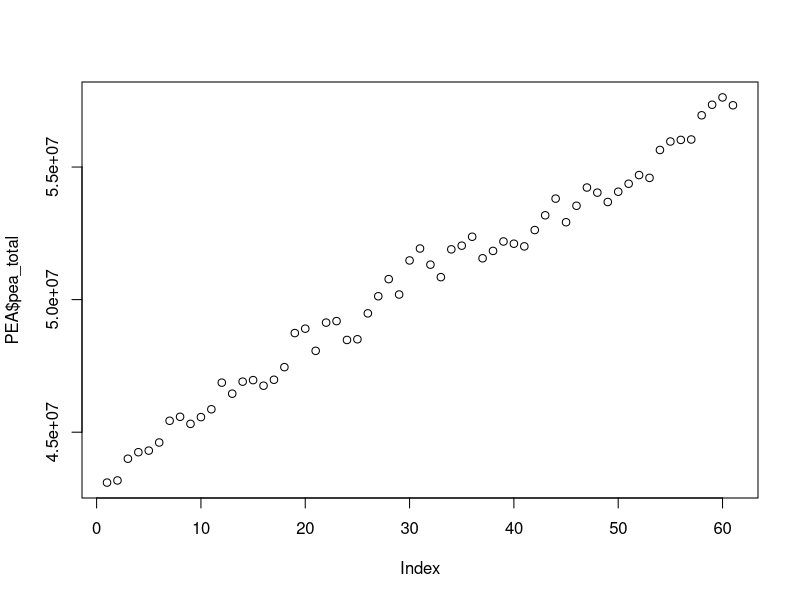
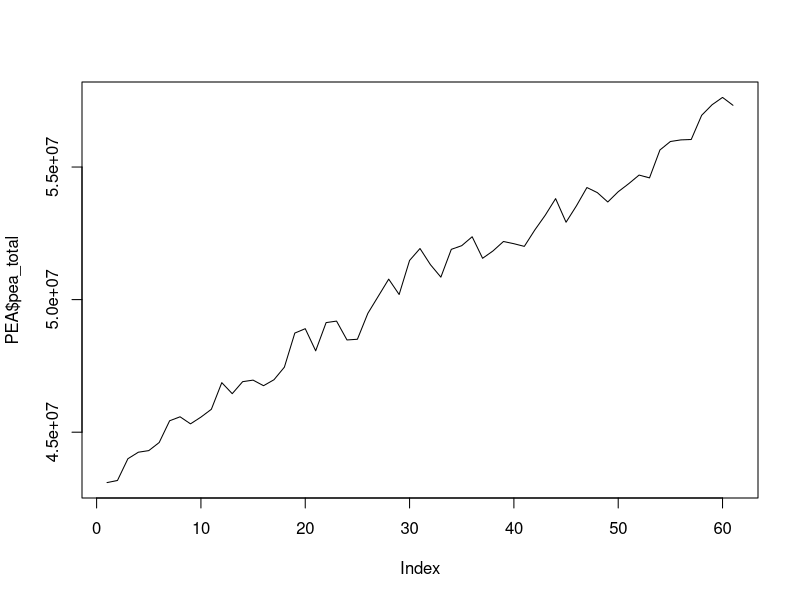
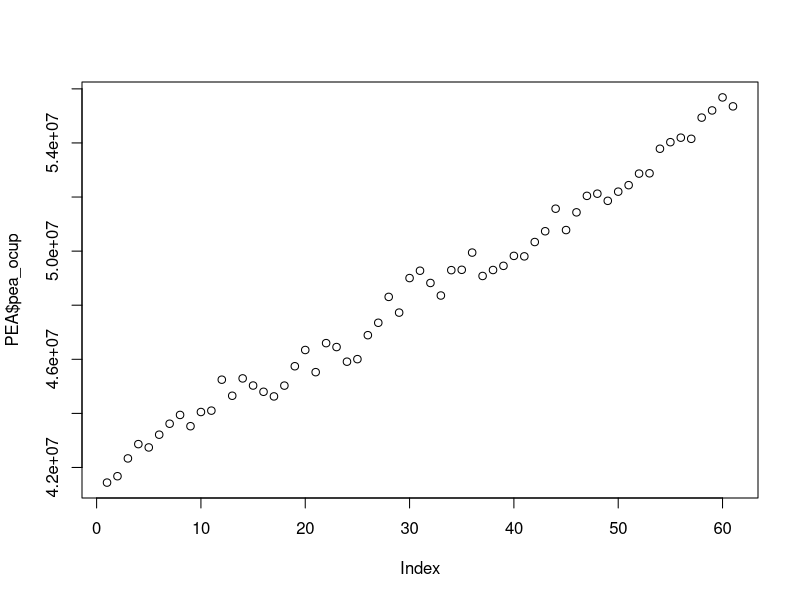
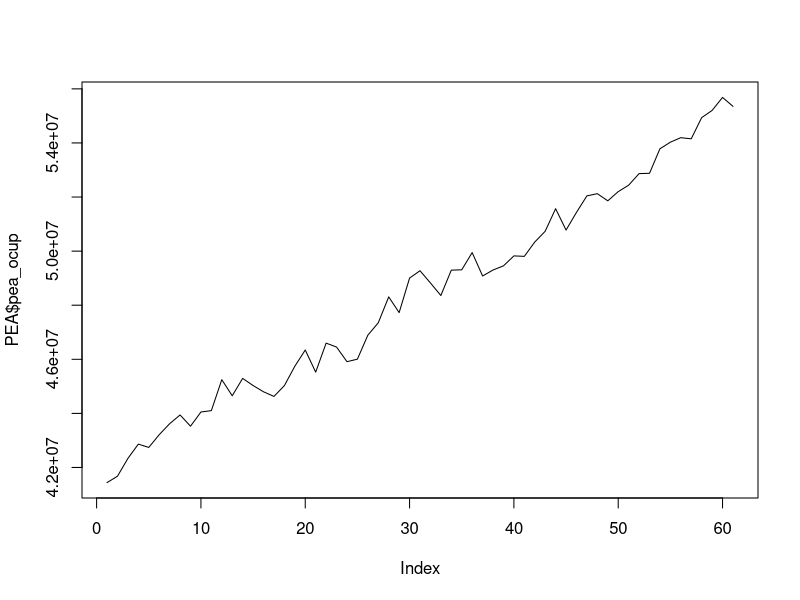
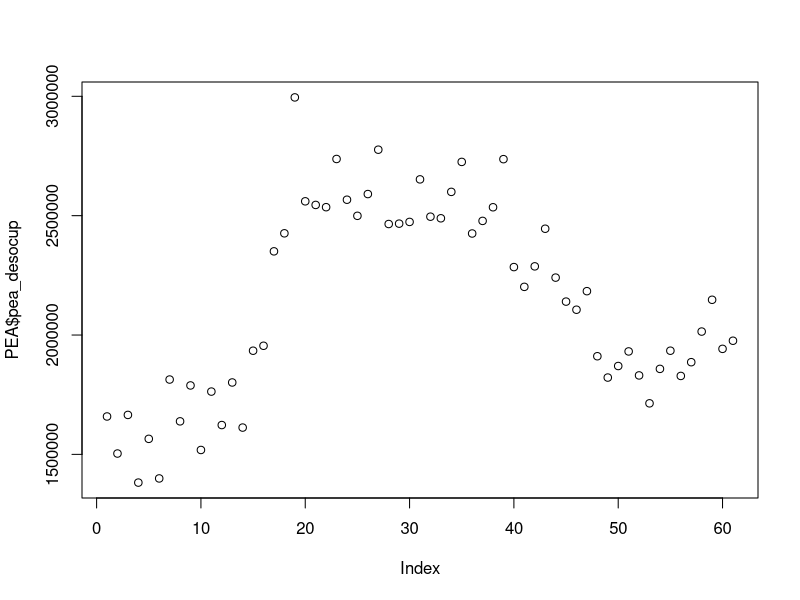
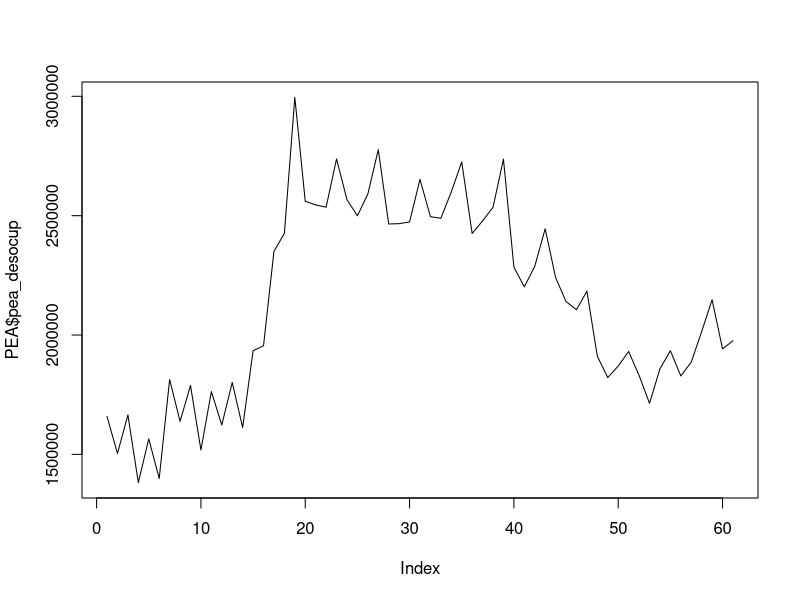
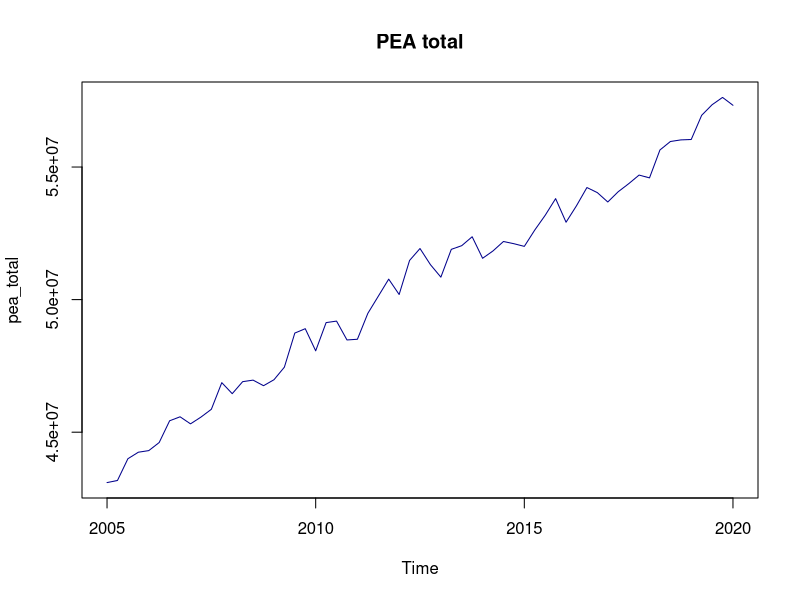
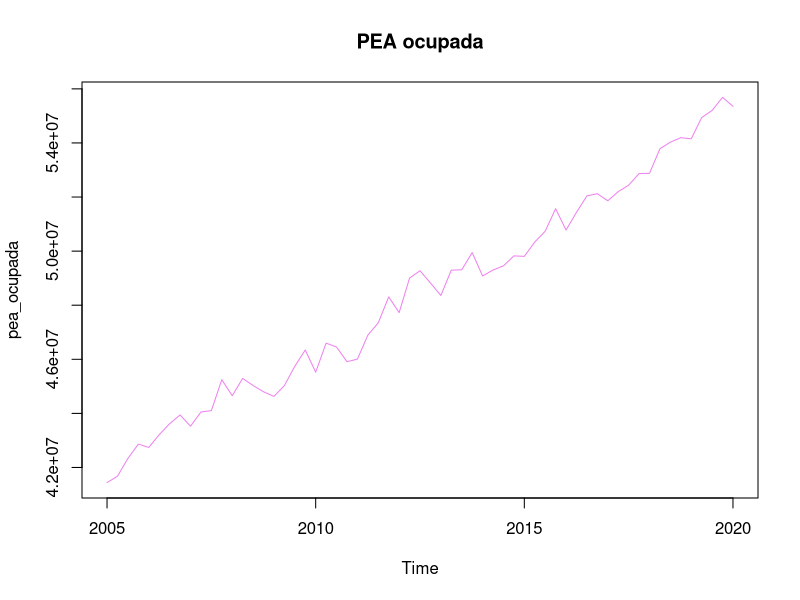

Here is the R script that generated these plots, in order:
# Curso de analisis de informacion economica: 
# Replica 1: lectura de base de datos PEA (2005-2019)
# Nombre: Reyes Martinez Elias
# Fecha: 15/10/2020

# elegir subdirectirio de trabajo
setwd("~/analisis de informacion economica/replicas/replica 1")

#Activar librerias
library(stats)

#lectura de archivos csv
read.csv("PEA.csv")

#lectura de base de datos

PEA <- read.csv("PEA.csv")

# vizualizar objeto con base de datos
View(PEA)

# graficas de variables

# pea total por trimestre
plot(PEA$pea_total)
plot(PEA$pea_total, type = "line")


# pea ocupada trimestral
plot(PEA$pea_ocup)# con puntos
plot(PEA$pea_ocup, type = "line") # con linea

# pea desocupada trimestral
plot(PEA$pea_desocup)
plot(PEA$pea_desocup, type = "line")

# Identificar variables de series de tiempo
pea_total <- ts (PEA$pea_total, frequency = 4, start = c(2005,1))
pea_ocupada <- ts(PEA$pea_ocup, frequency = 4, start = c(2005,1))
pea_desocupada <- ts(PEA$pea_desocup, frequency = 4, start = c(2005,1))


# grafica de serie de tiempo
plot(pea_total, type="line", main="PEA total", col="darkblue")
plot(pea_ocupada, type="line", main="PEA ocupada", col="violet")
plot(pea_desocupada, type="line", main="PEA desocupada", col="purple")

# poner en una grafica mas variables
plot(pea_total, type="line", main="PEA Total ocupada", col="green")
lines(pea_ocupada, col="red")







